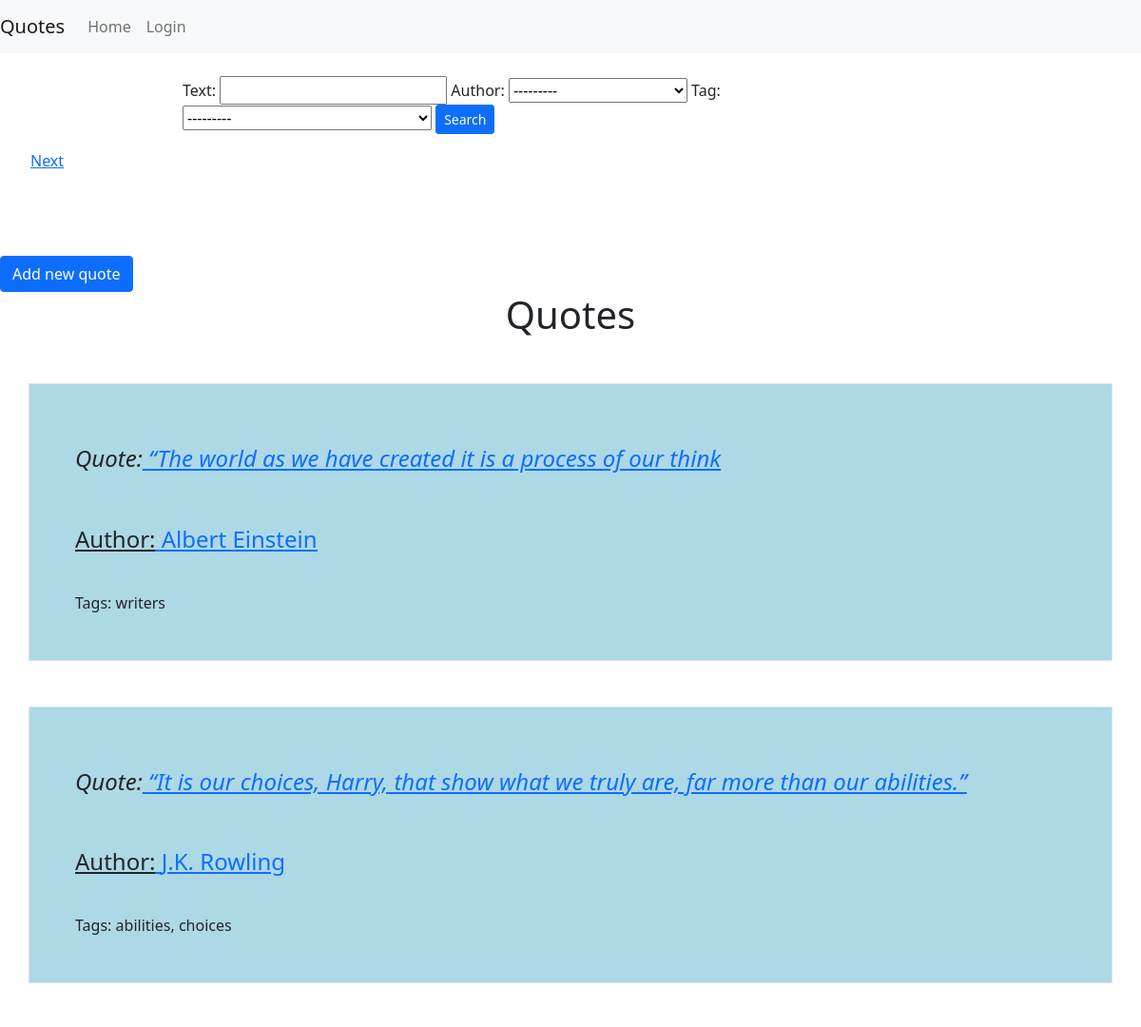
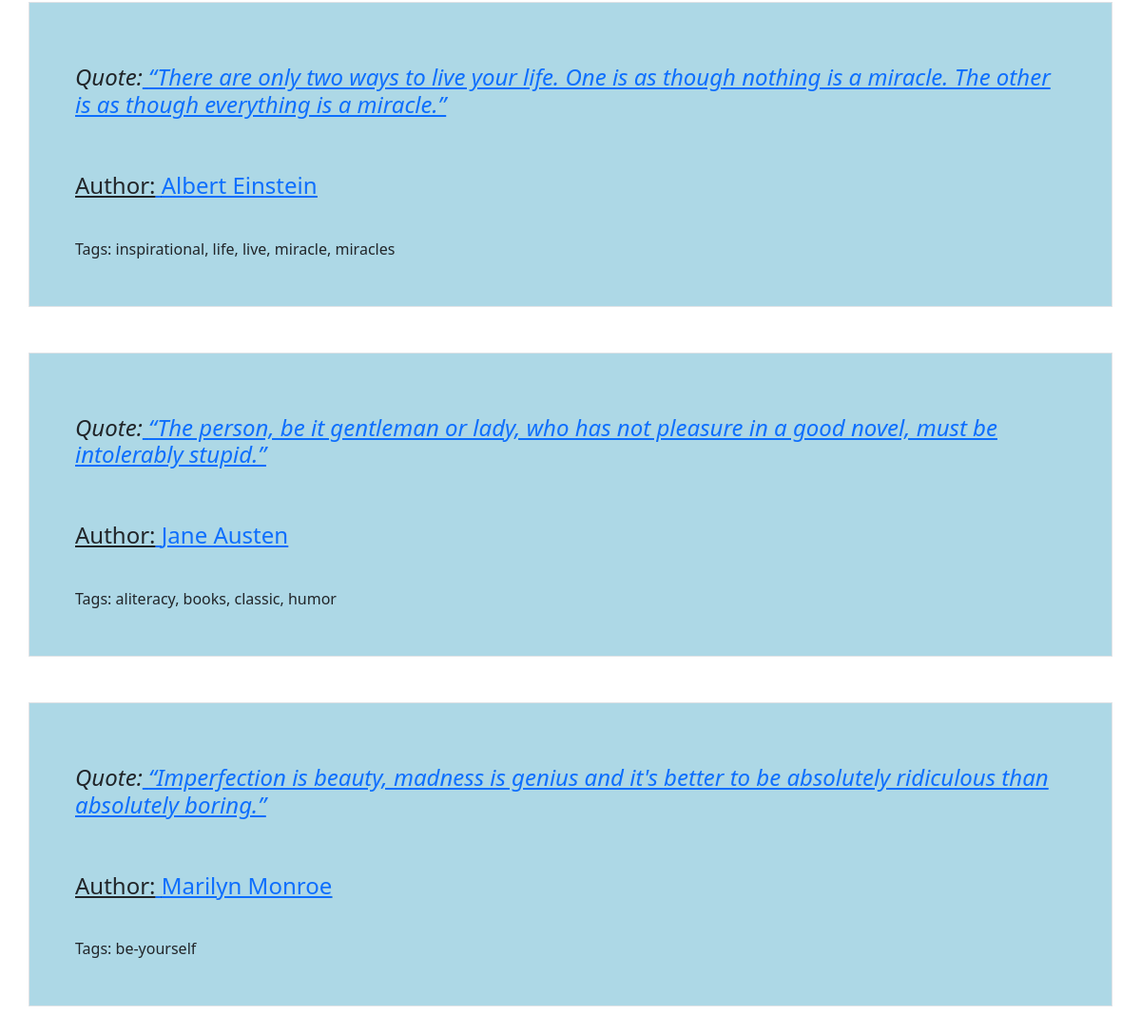
Page /quotes/ on the committed database (2 pictures, top to bottom).
### quote/models.py (models this page shows, shortened)
class CreateUpdateMixin(models.Model):
    created_at = models.DateTimeField(default=now)
    updated_at = models.DateTimeField(default=now)
    class Meta:
        abstract = True

class Quote(CreateUpdateMixin):
    text = models.TextField(null=False, unique=True)
    tag = models.ManyToManyField(Tag)
    author = models.ForeignKey(Author, default='', on_delete=models.CASCADE)
    class Meta:
        db_table = 'quotes'

class Author(models.Model):
    name = models.CharField(max_length=100, null=False, unique=True, default=None)
    user = models.ForeignKey(User, on_delete=models.SET_NULL, null=True, related_name='context_users')
    class Meta:
        db_table = 'authors'
    def __str__(self):
        return self.name

### quote/views.py (the view)
# urls.py: path('', views.QuoteListView.as_view(), name='quotes'),
class QuoteListView(ListView):
    model = Quote
    paginate_by = 5
    def get_context_data(self, **kwargs):
        context = super().get_context_data(**kwargs)
        context['search_form'] = QuoteSearchForm(self.request.GET)
        return context
    def get_queryset(self):
        qs = super().get_queryset()
        form = QuoteSearchForm(self.request.GET)
        if form.is_valid():
            text = form.cleaned_data['text']
            author_id = form.cleaned_data['author']
            tag = form.cleaned_data['tag']
            if text:
                qs = qs.filter(text__icontains=text)
            if author_id:
                qs = qs.filter(author_id=author_id)
            if tag:
                qs = qs.filter(tag=tag)
        return qs

### quote/forms.py
class QuoteSearchForm(forms.Form):
    text = forms.CharField(required=False)
    author = forms.ModelChoiceField(Author.objects.order_by('name'), required=False)
    tag = forms.ModelChoiceField(Tag.objects.order_by('name'), required=False)

### quote/models.py (called while the page is built)
    def __str__(self):
        return self.name

### quote/templates/quote/quote_list.html (shortened to what this page needs)
{% extends 'base.html' %}
{% block 'content' %}
<br>
    <div class="container d-flex justify-content-center mt-12" style="width: 70%;">
        <div class="col mt-12">
            <form  method="GET">
                {{ search_form}}
                <input type="submit" class="btn btn-primary btn-sm" value="Search">
            </form>
        </div>
    </div>
<tbody
<div class="select2-container--classic">
<div class="pagination-container wow zoomIn mar-b-1x" data-wow-duration="0.5s">
{% if is_paginated %}
	<ul class="pagination">
        {% if page_obj.has_next %}
		<ul class="pagination-item--wide last"> <a class="pagination-link--wide last" href="?page={{ page_obj.next_page_number }}">Next</a> </ul>
        {% endif %}
	</ul>
     {% endif %}
</div>
<br><br><br>
<a class="btn btn-primary" href="{% url 'quote:quote_create' %}">Add new quote</a>
<div class="text-center" >
    <h1>Quotes</h1>
</div>
            {% for q in object_list %}
                      <div class="container p-5 my-5 border" style="background-color:lightblue">
                         <p><em> <h4>Quote:<a href="{{q.id}}"> {{q.text}} </a> </h4></em></p><br>
                          <p><u><h4>Author:<a href="https://en.wikipedia.org/wiki/{{q.author}}"> {{q.author}}</a></h4></u></p><br>
                          Tags:  {% for tag in q.tag.all|join:", "  %}{{ tag}}{% endfor %}<br>
                      </div>
                {% endfor %}
</tbody>
{% endblock %}

### quote/templates/base.html (shortened to what this page needs)
<html>
<head>
    {% load static %}
    <link href="{% static 'css/bootstrap.min.css' %}" rel="stylesheet">
</head>
<body>
<link href="https://cdn.jsdelivr.net/npm/bootstrap@5.1.3/dist/css/bootstrap.min.css" rel="stylesheet">
 {% block 'navbar' %}
            <nav class="navbar navbar-expand-lg navbar-light bg-light" >
  <a class="navbar-brand" >Quotes</a>
  <div class="collapse navbar-collapse" id="navbarSupportedContent">
    <ul class="navbar-nav mr-auto">
      <li class="nav-item active">
        <a class="nav-link" href="{% url 'quote:quotes' %}">Home <span class="sr-only"</span></a>
      </li>
          {% if user.is_authenticated %}
                <li class="nav-item">
                    <a class="nav-link active" href="#">{{ user.username }}</a>
                </li>
                <li class="nav-item">
                    <a class="nav-link active" href="{% url 'my_auth:logout' %}">Logout</a>
                </li>
        {% else %}
              <li class="nav-item active">
                <a class="nav-link" href="{% url 'my_auth:login' %}">Login</a>
              </li>
        {% endif %}
    </ul>
  </div>
</nav>
{% endblock %}
{% block 'content' %} {% endblock %}
</body>
</html>

### rows in the picture
Quote: text "“The world as we have created it is a process of our think", author "Albert Einstein", tag "w" "r" "i" "t" "e" "r" "s"
Quote: text "“It is our choices, Harry, that show what we truly are, far more than our abilities.”", author "J.K. Rowling", tag "a" "b" "i" "l" "i" "t" "i" "e" "s" "," "c" "h" "o" "i" "c" "e" "s"
Quote: text "“There are only two ways to live your life. One is as though nothing is a miracle. The other is as though everything is a miracle.”", author "Albert Einstein", tag "i" "n" "s" "p" "i" "r" "a" "t" "i" "o" "n" "a" "l" "," "l" "i" "f" "e" "," "l" "i" "v" "e" "," "m" "i" "r" "a" "c" "l" "e" "," "m" "i" "r" "a" "c" "l" "e" "s"
Quote: text "“The person, be it gentleman or lady, who has not pleasure in a good novel, must be intolerably stupid.”", author "Jane Austen", tag "a" "l" "i" "t" "e" "r" "a" "c" "y" "," "b" "o" "o" "k" "s" "," "c" "l" "a" "s" "s" "i" "c" "," "h" "u" "m" "o" "r"
Quote: text "“Imperfection is beauty, madness is genius and it's better to be absolutely ridiculous than absolutely boring.”", author "Marilyn Monroe", tag "b" "e" "-" "y" "o" "u" "r" "s" "e" "l" "f"
